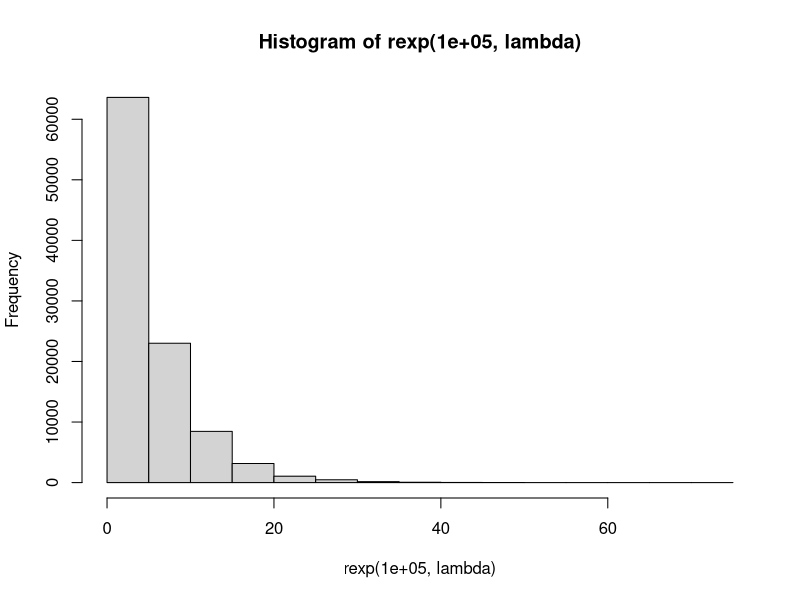
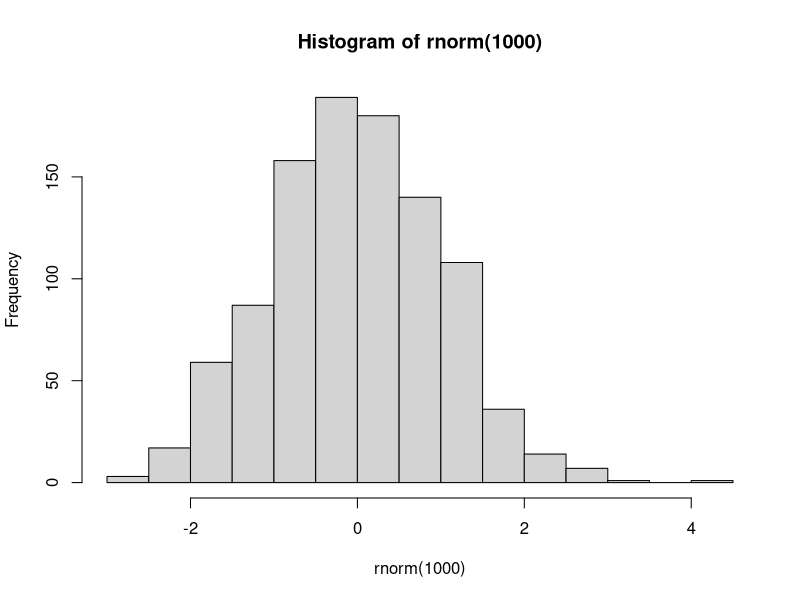
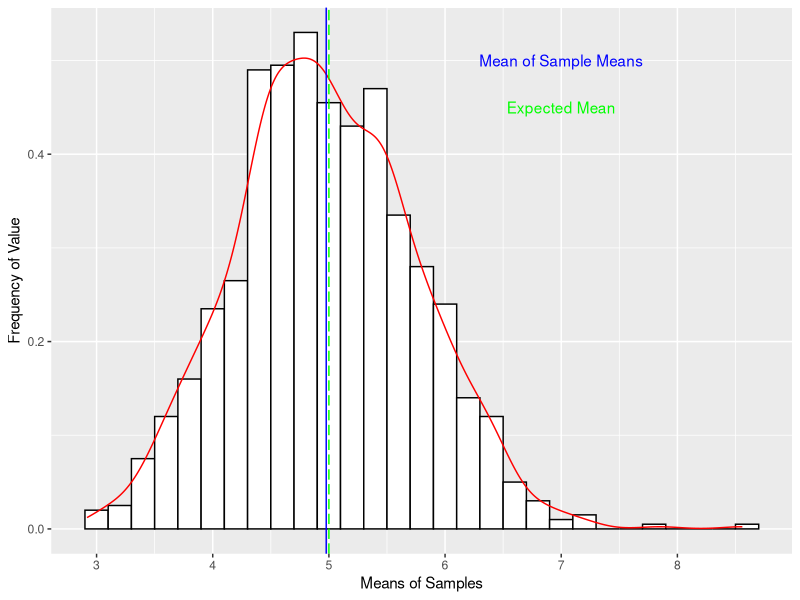

Write R code to recreate these figures, in order.
## ---- chunk 1
lambda=0.2
## ---- chunk 2
hist(rexp(100000,lambda))
## ---- chunk 3
## mean of exponential is 1/lambda
meanexp<-1/lambda
## STANDARD DEVIATION of exponential is 1/lambda
sdexp<-1/lambda

## expected mean of distribution
## now taking 1000 means from 1000 samples
## expect mean to be close to population mean therefore
expectedmean<-meanexp
## ---- chunk 4
## STANDARD DEVIATION of exponential distribution is 1/lambda
sdexp<-1/lambda
## variance of exponential square of sdexp
varexp<-sdexp^2
## expected variance of distribution of mean of samples
expectedvariance<-25/40

## ---- chunk 5
## sample normal distribution
hist(rnorm(1000))
## ---- chunk 6
## run exp simulation 1000 times and take mean
## create variable and set to null
expmeanvalues<-NULL
## calculate mean of sample of 40 from exponential distribution and append to variable
for (i in 1:1000){expmeanvalues<-c(expmeanvalues,mean(rexp(40,lambda)))}
## ---- chunk 7
meansim<-mean(expmeanvalues)
print(meansim)
## ---- chunk 8
variancesim<-var(expmeanvalues)
print(variancesim)
## ---- chunk 9
library(ggplot2)
# hist(expmeanvalues)
# abline(v=meansim, col="blue")
# abline(v=meanexp,col="red")
## create dataframe so can use ggplot
plotdata<-as.data.frame(expmeanvalues)
## create plot object
plot_object<-ggplot(data = plotdata,aes(x=expmeanvalues))
## plot with histogram and density
plot_object + 
  # histogram
  geom_histogram(aes(y=..density..),binwidth=.2,colour="black",fill="white") +
  # density curve
  geom_density(colour="red")+
  # line of expected mean/theoretical mean
  geom_vline(xintercept=expectedmean,colour="green",linetype="longdash") +
  # line of actual mean of sample means
  geom_vline(xintercept=meansim,colour="blue") + 
  ## add annotation
  annotate("text",x=7,y=0.45,label="Expected Mean",colour="green") +
  ## add annotation
  annotate("text",x=7,y=0.5,label="Mean of Sample Means",colour="blue") +
  ## label axis
  xlab("Means of Samples") +
  ylab("Frequency of Value")
